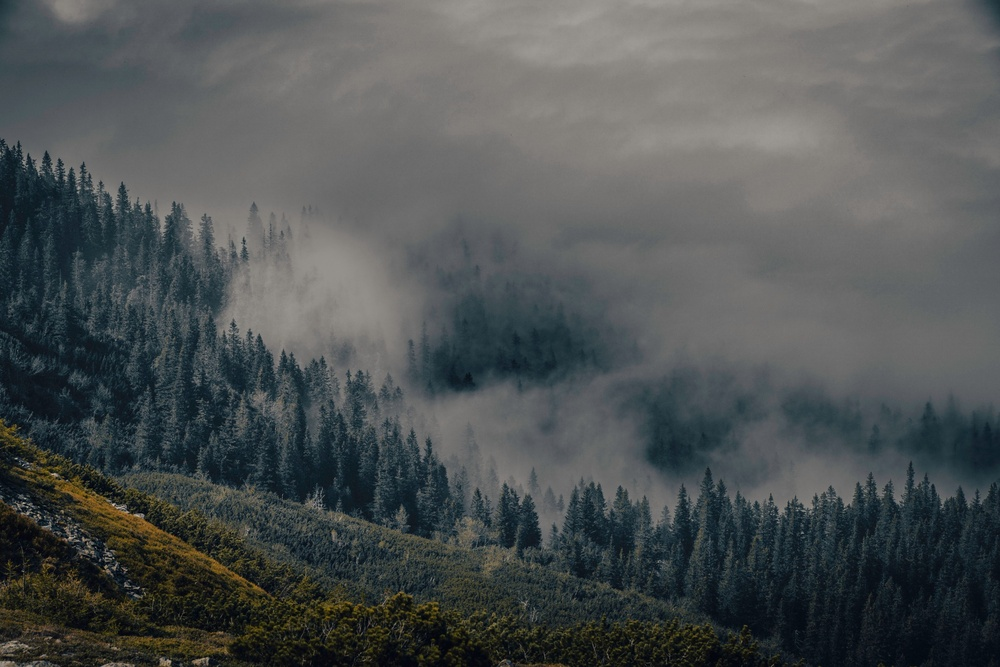
#> input picture sample.jpg, 1000 x 667 px, shrunk from 2048 x 1365 before the run
$ python q25.py
#> lines starting #> are read from the running program, lines starting #| are printed output that depends on the picture
import cv2
from pathlib import Path
root=Path(__file__).resolve().parents[1]
image=cv2.imread(str(root/"sample.jpg"))
#> image is the input picture: shape (667, 1000, 3); mean B, G, R 82.9, 82.7, 78.2
rotated=cv2.rotate(image,cv2.ROTATE_90_CLOCKWISE)
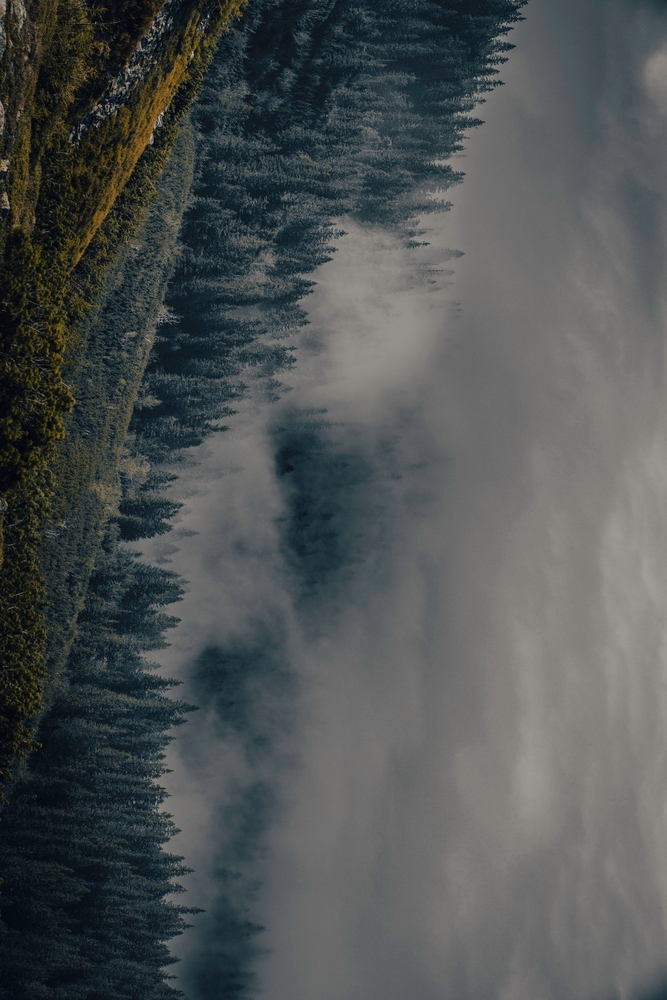
#> rotated: shape (1000, 667, 3); mean B, G, R 82.9, 82.7, 78.2
cv2.imwrite(str(root/"q25_rotated_90.jpg"),rotated)
cv2.imshow("Q25 - Rotated 90",rotated); cv2.waitKey(0); cv2.destroyAllWindows()
